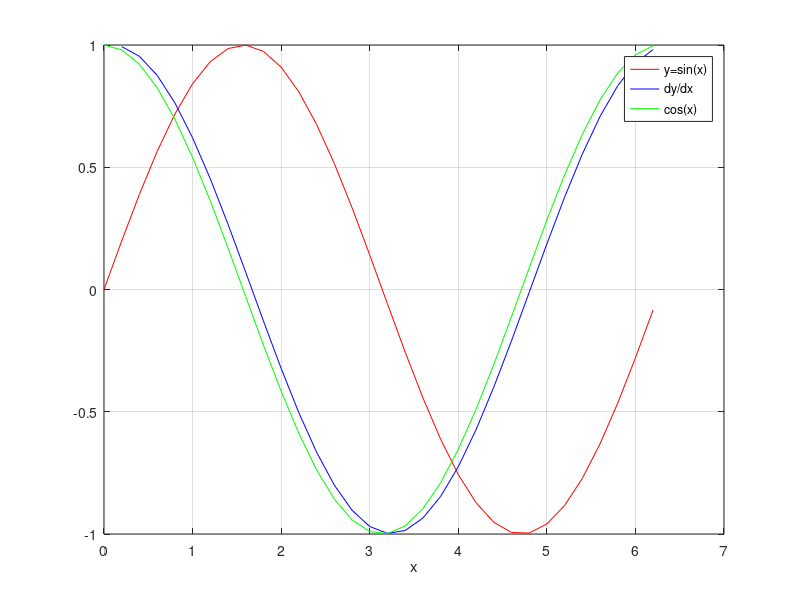

Recreate this plot in MATLAB.
% -----------------------------------------------------
% differentiationofsine.m
% -----------------------------------------------------
% A program that computes the first derivative of a sine
% function using numerical differentiation. 
% -----------------------------------------------------
% Notes: Use the difference formulae. 
% -----------------------------------------------------
% Priya Thamburaj Goeser
% Original: May 31st 2012
% Modified: July 18th 2013
% Copyright (c) 2013 Priya Thamburaj Goeser. 
% All Rights Reserved.
%------------------------------------------------------

% clear all variables and the command window
clear all
clc

% close all open figure windows
close all

% Define the function sin(x)
x=[0:0.2:2*pi];
y=sin(x);

% Numerical Differentiation of the function sin(x)
dy=diff(y);
dx=diff(x);
dydx=dy./dx;

% Define an x vector corresponding to dy/dx
xd=x(2:end);

% The analytical differential of the function sin(x)
z=cos(x);

% As a check plot the function and its derivatives
figure
plot(x,y,'r');
hold on
plot(xd,dydx,'b');
hold on
plot(x,z,'g');
xlabel('x');
legend('y=sin(x)','dy/dx','cos(x)');
grid on

